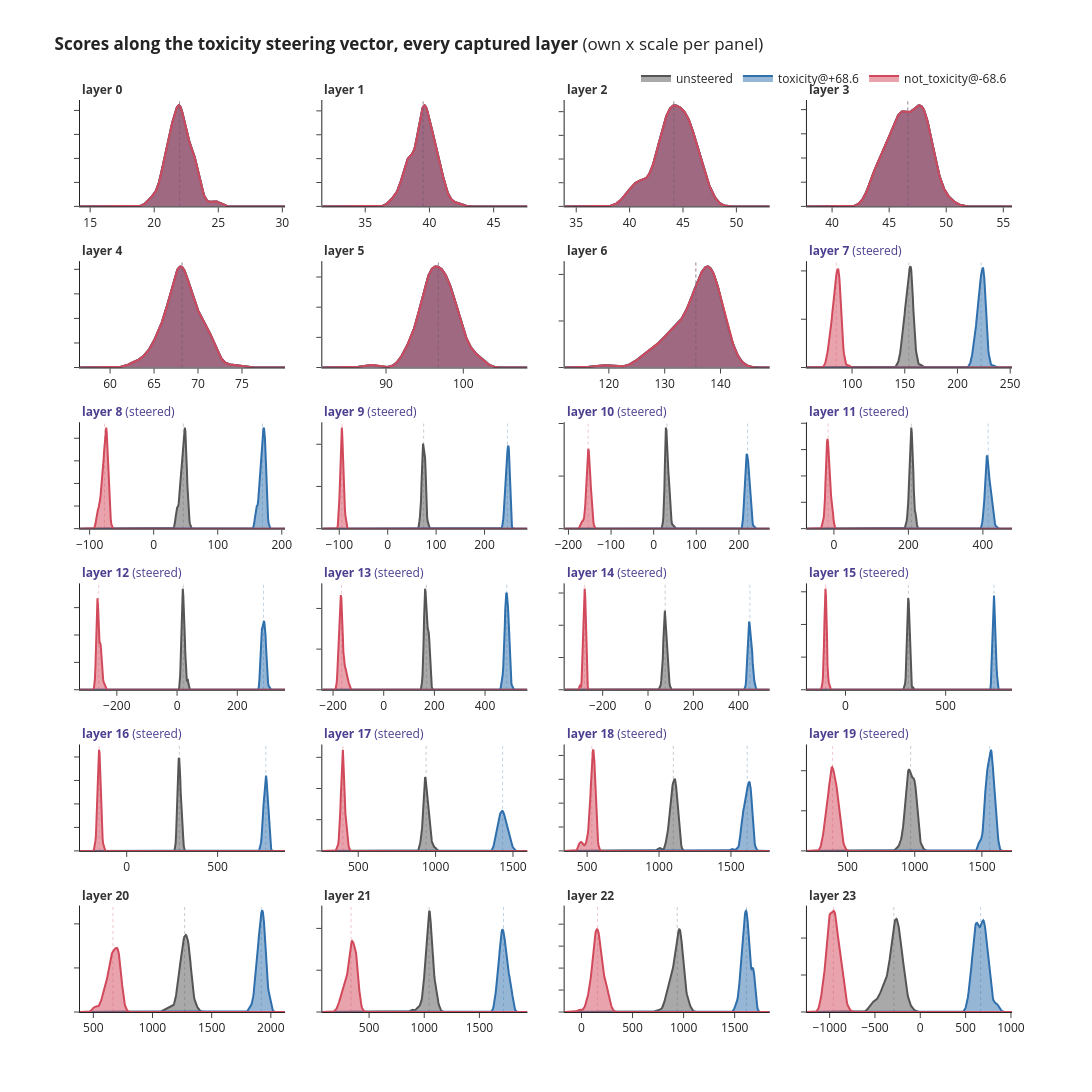

Notebook source saved alongside this figure:
### Markdown cell above
## Every layer

### Code cell
cols = 4
rows = -(-len(CAPTURED) // cols)
titles = [f"<b>layer {l}</b>" + (" (steered)" if l in STEERED else "") for l in CAPTURED]
fig = make_subplots(rows=rows, cols=cols, subplot_titles=titles, vertical_spacing=0.06, horizontal_spacing=0.04)
for i, l in enumerate(CAPTURED):
    add_curves(fig, l, row=i // cols + 1, col=i % cols + 1, legend=i == 0)
fig.update_yaxes(showticklabels=False)
for ann, l in zip(fig.layout.annotations, CAPTURED):
    ann.update(x=ann.x - 0.11, xanchor="left", font=dict(size=12, color="#4b3f8f" if l in STEERED else "#333"))
fig.update_layout(title=f"<b>Scores along the {VALUE} steering vector, every captured layer</b> (own x scale per panel)",
                  template="simple_white", height=230 * rows + 120, width=1200, legend=dict(orientation="h", y=1.04, x=1,
                  xanchor="right"))
fig.show()
